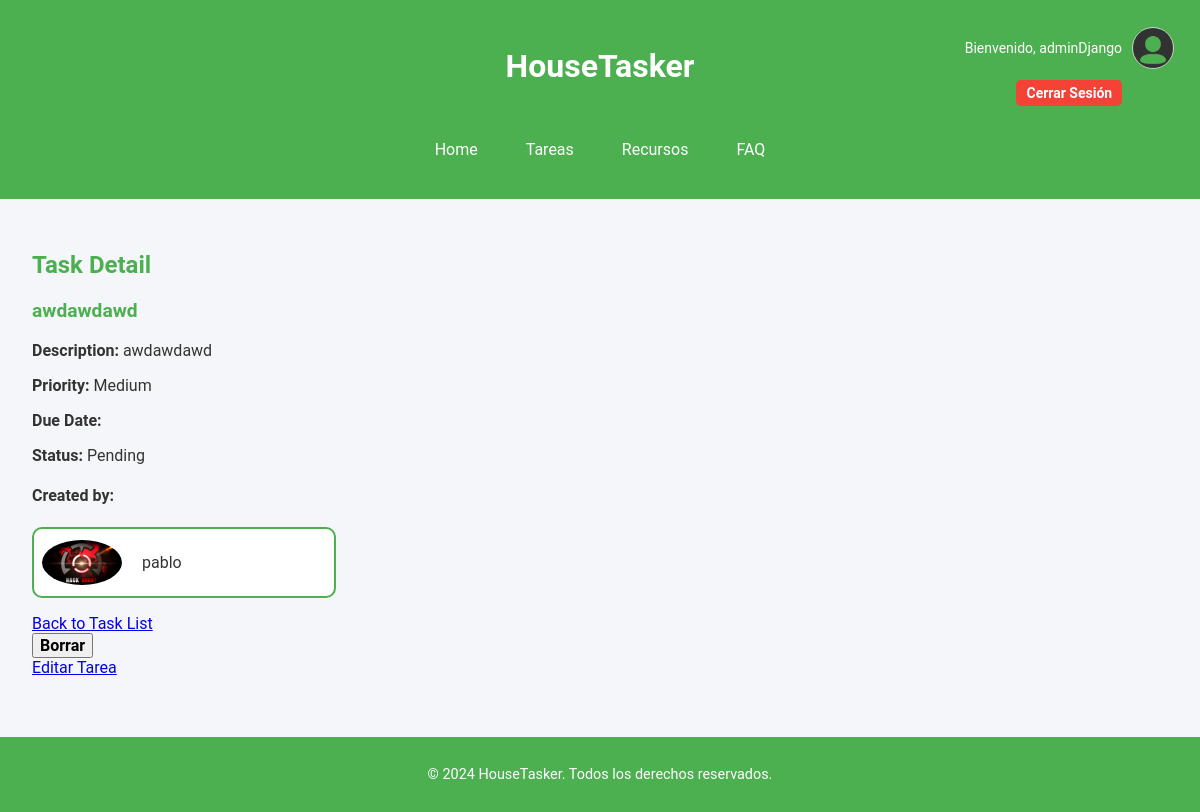
/tasks/21/ (signed in), run on the app's committed database.
### appHouseTasker/models.py (models this page shows, shortened)
class CustomUser(AbstractUser):
    profile_image = models.ImageField(upload_to='profile-pictures/', blank=True, null=True)

class Task(models.Model):
    LOW = 'Low'
    MEDIUM = 'Medium'
    HIGH = 'High'
    PRIORITY_CHOICES = [
        (LOW, 'Low'),
        (MEDIUM, 'Medium'),
        (HIGH, 'High'),
    ]
    title = models.CharField(max_length=255)
    description = models.TextField(blank=True, null=True)
    priority = models.CharField(max_length=6, choices=PRIORITY_CHOICES, default=MEDIUM)
    start_date = models.DateTimeField(default=timezone.now)
    duration = models.DurationField()
    completed = models.BooleanField(default=False)
    resources = models.ManyToManyField('Resource', related_name="tasks", blank=True)
    created_by = models.ForeignKey(CustomUser, on_delete=models.CASCADE)
    is_overlapping = models.BooleanField(default=False)

### appHouseTasker/views.py (the view)
# urls.py: path('tasks/<int:task_id>/', views.task_detail, name='task_detail'),  # View task details
@login_required
def task_detail(request, task_id):
    task = get_object_or_404(Task, pk=task_id)
    return render(request, 'task_detail.html', {'task': task})

### appHouseTasker/templates/task_detail.html (shortened to what this page needs)
{% extends "base.html" %}
{% load static %}
{% block head %}
<link rel="stylesheet" href="{% static 'css/task_detail.css' %}">
{% endblock %}
{% block main %}
	{% if task %}
		<h2>Task Detail</h2>
		<h3>{{ task.title }}</h3>
		<p><strong>Description:</strong> {{ task.description|default:"No description provided" }}</p>
		<p><strong>Priority:</strong>
			{% if task.priority == task.LOW %}Low
			{% elif task.priority == task.MEDIUM %}Medium
			{% elif task.priority == task.HIGH %}High
		{% endif %}
		</p>
		<p><strong>Due Date:</strong> {{ task.due_date|date:"F j, Y, g:i a" }}</p>
		<p><strong>Status:</strong> {% if task.completed %}Completed{% else %}Pending{% endif %}</p>
		<h4>Created by:</h4>
		<div class="task-creator">
			{% if task.created_by.profile_image %}
			<img src="{{ task.created_by.profile_image.url }}" alt="{{ task.created_by.username }}'s profile image" class="profile-img">
			{% else %}
			<img src="{% static 'img/default_pfp.png' %}" alt="Default profile image" class="profile-img">
			{% endif %}
			<p>{{ task.created_by.username }}</p>
		</div>
		<a href="{% url 'task_list' %}">Back to Task List</a>
		<form action="{% url 'task_delete' task.id %}" method="post">
			<button type="submit" class="btn btn-danger">Borrar</button>
		</form>
		<div class="edit-task-button-container">
			<a href="{% url 'task_edit' task.id %}" class="edit-task-button">Editar Tarea</a>
		</div>
	{% else %}
		<p>No existe esta tarea.</p>
	{% endif %}
{% endblock %}

### appHouseTasker/templates/base.html (shortened to what this page needs)
{% load static %}
<!DOCTYPE html>
<html lang="es">
	<head>
		<link rel="stylesheet" href="{% static 'css/ht.css' %}">
		<link rel="stylesheet" href="{% static 'css/fonts.css' %}">
		{% block head %}{% endblock %}
	</head>
	<body>
		<header>
            <div class="header-container">
                <h1>{% block header-title %}HouseTasker{% endblock %}</h1>
                <div class="user-info">
                    {% if user.is_authenticated %}
                        <div class="profile">
                            <p>Bienvenido, {{ user.username }}</p>
                            {% if user.profile_image %}
                                <img src="{{ user.profile_image.url }}" alt="Profile picture" class="profile-pic">
                            {% else %}
                                <img src="{% static 'img/default_pfp.png' %}" alt="Default profile picture" class="profile-pic">
                            {% endif %}
                        </div>
						<div class="logout">
                            <form method="POST" action="{% url 'logout' %}">
                                <button type="submit" class="logout-btn">Cerrar Sesión</button>
                            </form>
                        </div>
                    {% endif %}
                </div>
            </div>
            <nav>
                {% block nav %}
                <a href="{% url 'home' %}">Home</a>
                <a href="{% url 'task_list' %}">Tareas</a>
                <a href="{% url 'resource_list' %}">Recursos</a>
                <a href="{% url 'faq' %}">FAQ</a>
                {% endblock %}
            </nav>
        </header>
		<main>
			{% block main %}
			{% endblock %}
		</main>
		<footer>
			<p>© 2024 HouseTasker. Todos los derechos reservados.</p>
		</footer>
	</body>
</html>

### appHouseTasker/static/css/ht.css (style rules this page uses)
body, html { font-family: Arial, sans-serif; margin: 0; padding: 0; color: #333; background-color: #f4f6f9; }
header, footer { background-color: #4CAF50; color: white; text-align: center; padding: 1em; }
h1 { font-size: 2em; margin: 0; }
h2, h3 { color: #4CAF50; }
main { padding: 2em; }
nav { display: flex; justify-content: center; gap: 1em; margin: 1em 0; }
nav a { color: white; text-decoration: none; padding: 0.5em 1em; }
footer { margin-top: 2em; font-size: 0.9em; }
.header-container { display: grid; grid-template-columns: 1fr auto 1fr; align-items: center; padding: 10px; position: relative; }
.header-container h1 { grid-column: 2; text-align: center; margin: 0; }
.user-info { grid-column: 3; justify-self: end; }
.user-info .profile { display: flex; align-items: center; }
.user-info .profile p { margin-right: 10px; font-size: 14px; }
.profile-pic { width: 40px; height: 40px; border-radius: 50%; border: 1px solid #ccc; }
.logout { margin-top: 10px; }
.logout-btn { background-color: #f44336; color: white; border: none; padding: 5px 10px; font-size: 14px; cursor: pointer; border-radius: 5px; transition: background-color 0.3s ease; }

### appHouseTasker/static/css/task_detail.css (style rules this page uses)
.task-creator { background-color: #fff; border: 2px solid #4CAF50; border-radius: 10px; padding: 0.5em; transition: background-color 0.3s ease; display: flex; align-items: center; margin: 0 0 1em 0; }
.task-creator .profile-img { width: 5em; height: auto; border-radius: 50%; margin-right: 20px; }
.task-creator p { color: #333; font-size: 1em; text-align: center; }
@media only screen and (min-width: 961px) { .task-creator { width: 25%; } }

### data on the page
CustomUser: username "adminDjango"
Task: title "awdawdawd", description "awdawdawd", created_by.profile_image (picture), created_by.username "pablo"
